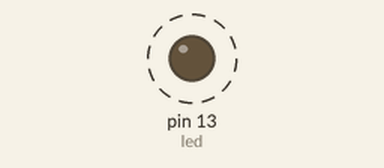
Simulated run of this sketch. Board: Arduino Uno, built with avr-gcc and run on an emulated ATmega328P. Parts: output pins drawn as LEDs (lit = HIGH). Dashed ring = blinking.

Above: at 0.25 s.
Timing chart, 0 to 3.0 s (numbered marks = the images above):
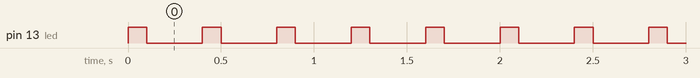

Measured:
- by itself, pin 13 (led): alternates HIGH for 0.10 s and LOW for 0.30 s

The sketch:

fiesta_led_project.ino
```cpp
//Simple code to cycle through LEDs
//This project is to decorate a sombrero for a work contest
//Lorenzo Corral
//3/16/2016

//Declare Variables
int led = 13;
int led2 = 12;
int led3 = 11;
void setup()
{

  pinMode(led, OUTPUT);


}

void loop()
{

  digitalWrite(led, HIGH);
 delay(100);
 digitalWrite(led, LOW);
 delay(100);

  digitalWrite(led2, HIGH);
  delay(100);
  digitalWrite(led2, LOW);
  delay(100);

  digitalWrite(led3, HIGH);
  //delay(100);
  //digitalWrite(led3, LOW);
  //delay(100);

}
```
